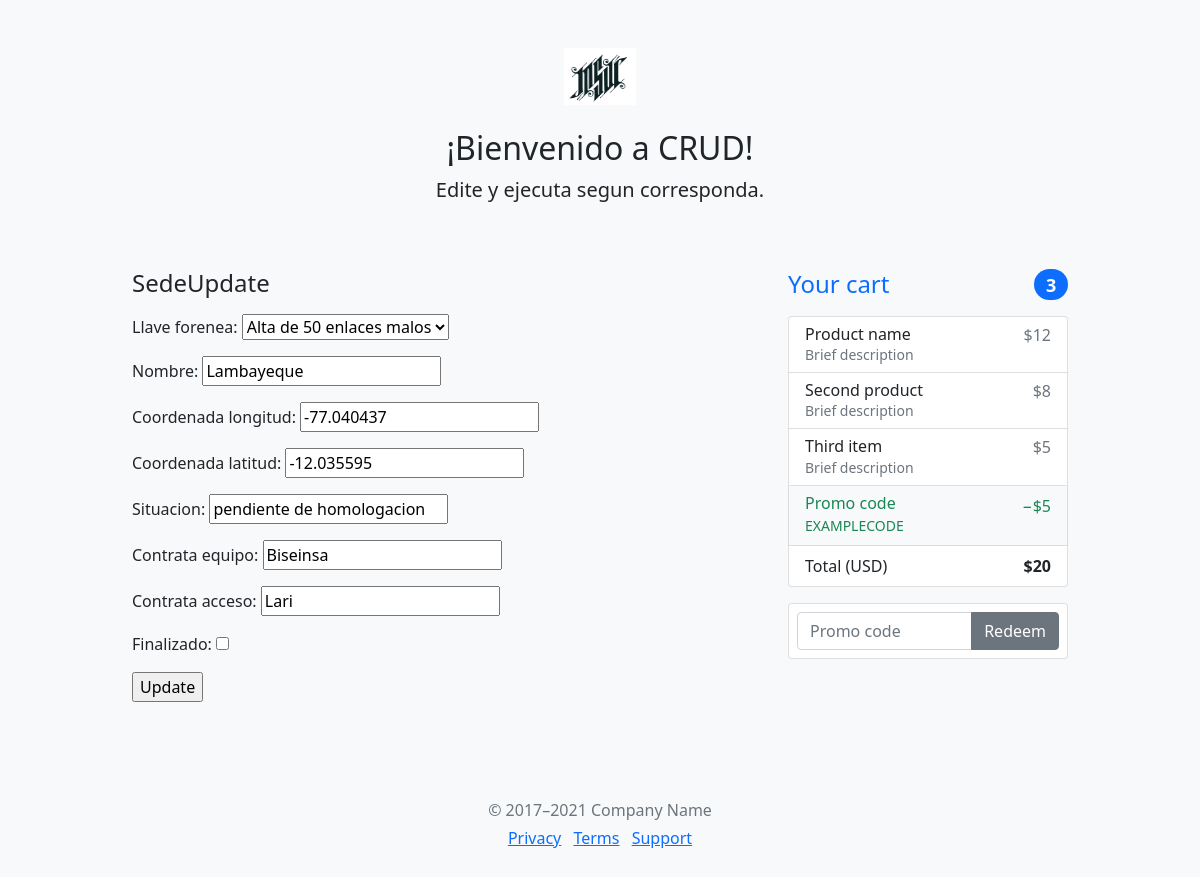
Page /polls/5/sedeUpdate/ on the committed database.
### polls/models.py (models this page shows, shortened)
class Sede(models.Model):
    llave_forenea = models.ForeignKey(Proyecto, on_delete=models.CASCADE, default='0')
    nombre = models.CharField(max_length=100, default='')
    coordenada_longitud = models.FloatField(default=0)
    coordenada_latitud = models.FloatField(default=0)
    situacion = models.CharField(max_length=100, default='')
    contrata_equipo = models.CharField(max_length=100, default='')
    contrata_acceso = models.CharField(max_length=100, default='')
    finalizado = models.BooleanField(default=False)

class Proyecto(models.Model):
    nombre = models.CharField(max_length=100, default='')
    cliente = models.CharField(max_length=100, default='')
    descripcion = models.CharField(max_length=100, default='')
    tipo = models.IntegerField(default=0)
    fecha_inicio = models.DateTimeField('date published')
    fecha_fin = models.DateTimeField('date published')
    jp = models.CharField(max_length=100, default='')
    ie = models.CharField(max_length=100, default='')
    sedes_total = models.IntegerField(default=0)
    sedes_pendientes = models.IntegerField(default=0)
    foto_alcance = models.ImageField(upload_to='cars',default='proyecto.jpg')
    prueba = models.TextField(default='')
    def __str__(self):
        return self.nombre

### polls/views.py (the view)
# urls.py: path('<int:pk>/sedeUpdate/', views.SedeUpdate.as_view(), name='sedeUpdate'),
class SedeUpdate(UpdateView):
    model = Sede
    fields = '__all__' # ['name']
    template_name_suffix = '_update_form'

### polls/templates/polls/sede_update_form.html (shortened to what this page needs)
{% extends "CUD.html" %}
{% load static %}
{% block identificador %}
SedeUpdate
{% endblock %}
{% block bloque_1 %}
<form method="post">{% csrf_token %}
    {{ form.as_p }}
    <input type="submit" value="Update">
</form>
{% endblock %}

### rows in the picture
Sede: llave_forenea "Alta de 50 enlaces malos", coordenada_longitud "-77.040437", coordenada_latitud "-12.035595", situacion "pendiente de homologacion", contrata_equipo "Biseinsa", contrata_acceso "Lari"
Proyecto: nombre "Lambayeque"
